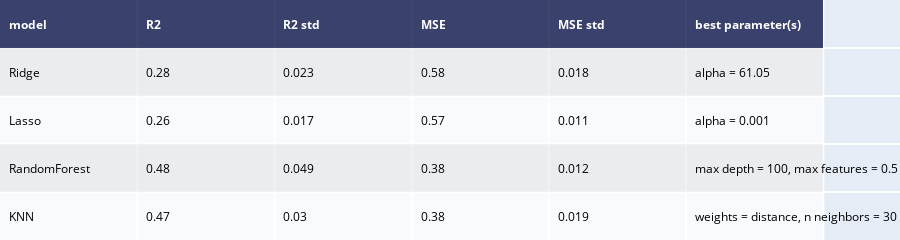

Notebook code cell kept with this figure:
### Code cell
import plotly.figure_factory as ff
import pandas as pd

fig =  ff.create_table(data_w)
fig.update_layout(
    autosize=False,
    width=900,
    height=200,
)
fig.write_image("table1.png", scale=5)
fig.show()

### Figure 1 — Plotly figure (JSON) as saved in the notebook; plotly's stock layout.template omitted (floating-point values rounded to 4 significant figures)
{"data": [{"colorscale": [[0, "#00083e"], [0.5, "#ededee"], [1, "#ffffff"]], "hoverinfo": "none", "opacity": 0.75, "showscale": false, "type": "heatmap", "z": [[0, 0, 0, 0, 0, 0], [0.5, 0.5, 0.5, 0.5, 0.5, 0.5], [1, 1, 1, 1, 1, 1], [0.5, 0.5, 0.5, 0.5, 0.5, 0.5], [1, 1, 1, 1, 1, 1]]}], "layout": {"annotations": [{"align": "left", "font": {"color": "#ffffff"}, "showarrow": false, "text": "<b>model</b>", "x": -0.45, "xanchor": "left", "xref": "x", "y": 0, "yref": "y"}, {"align": "left", "font": {"color": "#ffffff"}, "showarrow": false, "text": "<b>R2</b>", "x": 0.55, "xanchor": "left", "xref": "x", "y": 0, "yref": "y"}, {"align": "left", "font": {"color": "#ffffff"}, "showarrow": false, "text": "<b>R2 std</b>", "x": 1.55, "xanchor": "left", "xref": "x", "y": 0, "yref": "y"}, {"align": "left", "font": {"color": "#ffffff"}, "showarrow": false, "text": "<b>MSE</b>", "x": 2.55, "xanchor": "left", "xref": "x", "y": 0, "yref": "y"}, {"align": "left", "font": {"color": "#ffffff"}, "showarrow": false, "text": "<b>MSE std</b>", "x": 3.55, "xanchor": "left", "xref": "x", "y": 0, "yref": "y"}, {"align": "left", "font": {"color": "#ffffff"}, "showarrow": false, "text": "<b>best parameter(s)</b>", "x": 4.55, "xanchor": "left", "xref": "x", "y": 0, "yref": "y"}, {"align": "left", "font": {"color": "#000000"}, "showarrow": false, "text": "Ridge", "x": -0.45, "xanchor": "left", "xref": "x", "y": 1, "yref": "y"}, {"align": "left", "font": {"color": "#000000"}, "showarrow": false, "text": "0.28", "x": 0.55, "xanchor": "left", "xref": "x", "y": 1, "yref": "y"}, {"align": "left", "font": {"color": "#000000"}, "showarrow": false, "text": "0.023", "x": 1.55, "xanchor": "left", "xref": "x", "y": 1, "yref": "y"}, {"align": "left", "font": {"color": "#000000"}, "showarrow": false, "text": "0.58", "x": 2.55, "xanchor": "left", "xref": "x", "y": 1, "yref": "y"}, {"align": "left", "font": {"color": "#000000"}, "showarrow": false, "text": "0.018", "x": 3.55, "xanchor": "left", "xref": "x", "y": 1, "yref": "y"}, {"align": "left", "font": {"color": "#000000"}, "showarrow": false, "text": "alpha = 61.05", "x": 4.55, "xanchor": "left", "xref": "x", "y": 1, "yref": "y"}, {"align": "left", "font": {"color": "#000000"}, "showarrow": false, "text": "Lasso", "x": -0.45, "xanchor": "left", "xref": "x", "y": 2, "yref": "y"}, {"align": "left", "font": {"color": "#000000"}, "showarrow": false, "text": "0.26", "x": 0.55, "xanchor": "left", "xref": "x", "y": 2, "yref": "y"}, {"align": "left", "font": {"color": "#000000"}, "showarrow": false, "text": "0.017", "x": 1.55, "xanchor": "left", "xref": "x", "y": 2, "yref": "y"}, {"align": "left", "font": {"color": "#000000"}, "showarrow": false, "text": "0.57", "x": 2.55, "xanchor": "left", "xref": "x", "y": 2, "yref": "y"}, {"align": "left", "font": {"color": "#000000"}, "showarrow": false, "text": "0.011", "x": 3.55, "xanchor": "left", "xref": "x", "y": 2, "yref": "y"}, {"align": "left", "font": {"color": "#000000"}, "showarrow": false, "text": "alpha = 0.001", "x": 4.55, "xanchor": "left", "xref": "x", "y": 2, "yref": "y"}, {"align": "left", "font": {"color": "#000000"}, "showarrow": false, "text": "RandomForest", "x": -0.45, "xanchor": "left", "xref": "x", "y": 3, "yref": "y"}, {"align": "left", "font": {"color": "#000000"}, "showarrow": false, "text": "0.48", "x": 0.55, "xanchor": "left", "xref": "x", "y": 3, "yref": "y"}, {"align": "left", "font": {"color": "#000000"}, "showarrow": false, "text": "0.049", "x": 1.55, "xanchor": "left", "xref": "x", "y": 3, "yref": "y"}, {"align": "left", "font": {"color": "#000000"}, "showarrow": false, "text": "0.38", "x": 2.55, "xanchor": "left", "xref": "x", "y": 3, "yref": "y"}, {"align": "left", "font": {"color": "#000000"}, "showarrow": false, "text": "0.012", "x": 3.55, "xanchor": "left", "xref": "x", "y": 3, "yref": "y"}, {"align": "left", "font": {"color": "#000000"}, "showarrow": false, "text": "max depth = 100, max features = 0.5", "x": 4.55, "xanchor": "left", "xref": "x", "y": 3, "yref": "y"}, {"align": "left", "font": {"color": "#000000"}, "showarrow": false, "text": "KNN", "x": -0.45, "xanchor": "left", "xref": "x", "y": 4, "yref": "y"}, {"align": "left", "font": {"color": "#000000"}, "showarrow": false, "text": "0.47", "x": 0.55, "xanchor": "left", "xref": "x", "y": 4, "yref": "y"}, {"align": "left", "font": {"color": "#000000"}, "showarrow": false, "text": "0.03", "x": 1.55, "xanchor": "left", "xref": "x", "y": 4, "yref": "y"}, {"align": "left", "font": {"color": "#000000"}, "showarrow": false, "text": "0.38", "x": 2.55, "xanchor": "left", "xref": "x", "y": 4, "yref": "y"}, {"align": "left", "font": {"color": "#000000"}, "showarrow": false, "text": "0.019", "x": 3.55, "xanchor": "left", "xref": "x", "y": 4, "yref": "y"}, {"align": "left", "font": {"color": "#000000"}, "showarrow": false, "text": "weights = distance, n neighbors = 30", "x": 4.55, "xanchor": "left", "xref": "x", "y": 4, "yref": "y"}], "autosize": false, "height": 200, "margin": {"b": 0, "l": 0, "r": 0, "t": 0}, "width": 900, "xaxis": {"dtick": 1, "gridwidth": 2, "showticklabels": false, "tick0": -0.5, "ticks": "", "zeroline": false}, "yaxis": {"autorange": "reversed", "dtick": 1, "gridwidth": 2, "showticklabels": false, "tick0": 0.5, "ticks": "", "zeroline": false}}}
